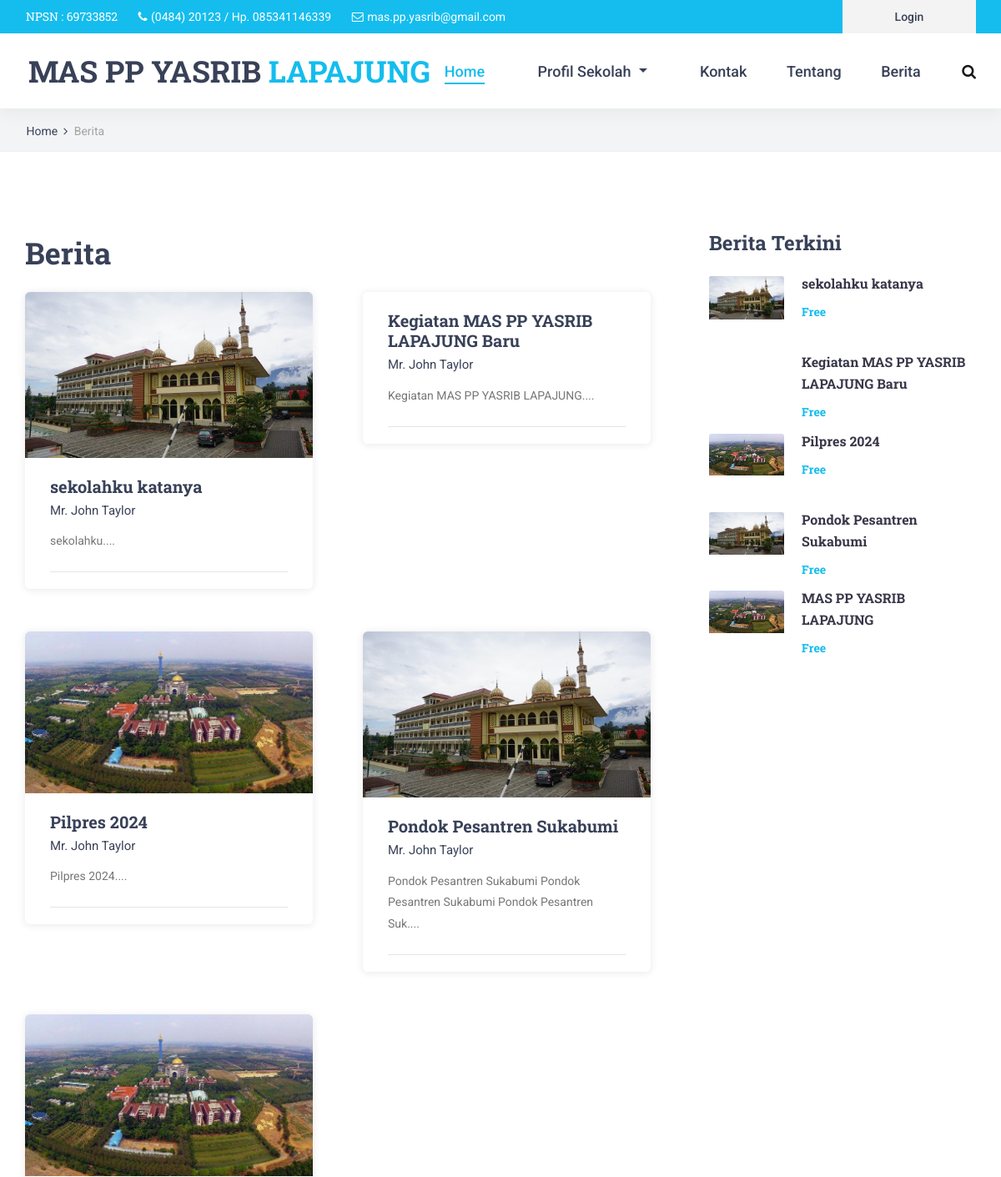
The page /index.php/home/berita (upper part) on the database as committed earlier.
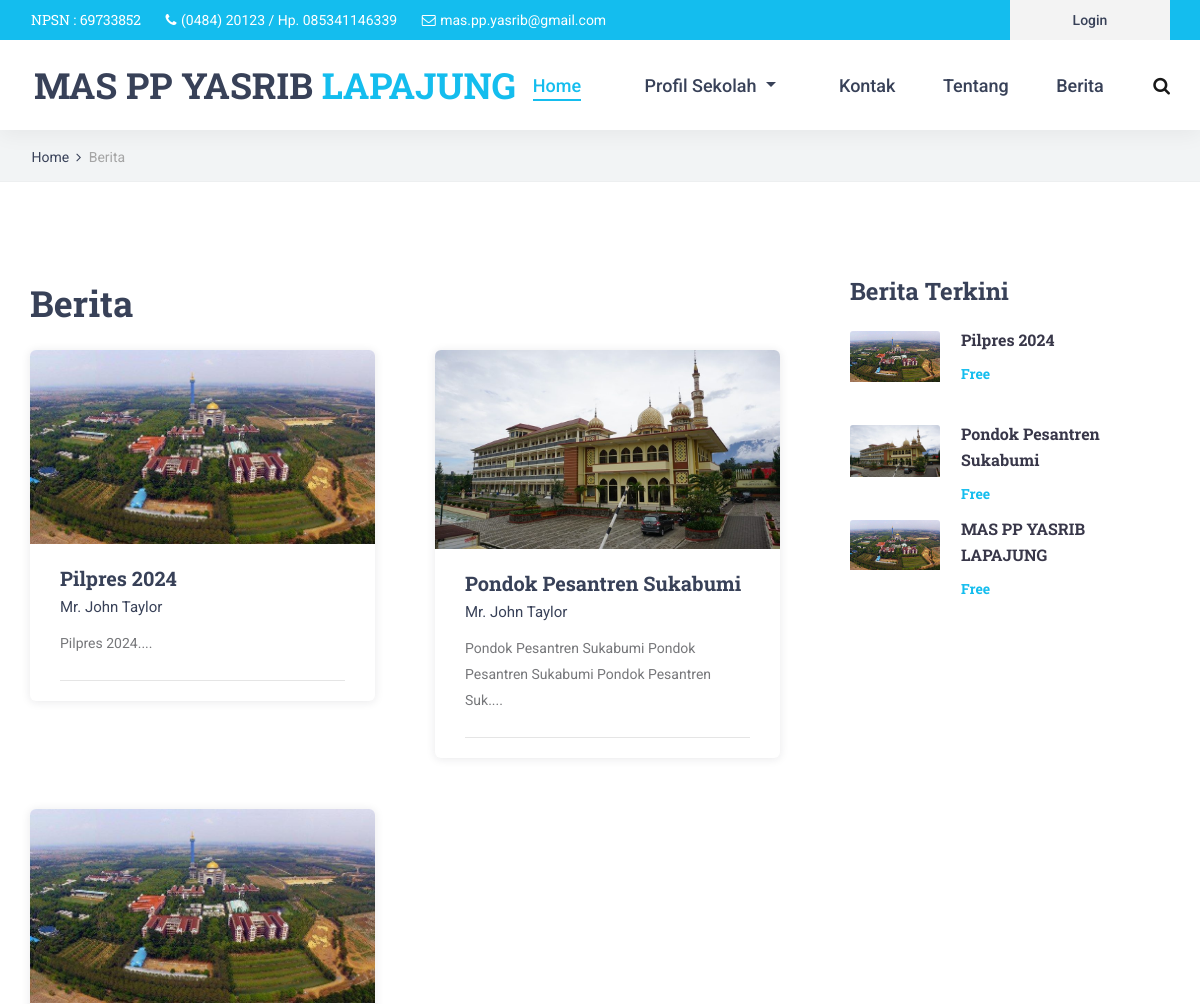
The same page on the database as committed later.
### tables this page shows
CREATE TABLE `tb_berita` (
  `id_berita` int(11) NOT NULL,
  `judul_berita` varchar(50) DEFAULT NULL,
  `slug_berita` varchar(11) DEFAULT NULL,
  `isi_berita` text DEFAULT NULL,
  `gambar_berita` varchar(50) DEFAULT NULL,
  `tgl_berita` timestamp NOT NULL DEFAULT current_timestamp(),
  `id_user` int(11) DEFAULT NULL
);

### application/views/layout/v_content.php (called while the page is built)
<?php
if ($isi) {
    $this->load->view($isi);
}

### application/views/layout/v_wrapper.php (called while the page is built, shortened)
<?php
require_once('v_head.php');
require_once('v_header.php');
require_once('v_content.php');
require_once('v_footer.php');

### application/controllers/Home.php (called while the page is built, shortened)
<?php
class Home extends CI_Controller {
	public function __construct()
    {
        $this->load->model('M_guru');
        $this->load->model('M_mapel');
		$this->load->model('M_home');
    }
	public function berita(){
		$this->load->library('pagination');
        $config['base_url'] = base_url('home/berita');
        $config['total_rows'] = count($this->M_home->total_berita());
		$config['per_page'] = 6;
		$config['uri_segmen'] = 3;
		$limit = $config['per_page'];
		$start = ($this->uri->segment(3)) ? ($this->uri->segment(3)) : 0;
		$config['first_link'] = 'First';
		$config['last_link'] = 'Last';
		$config['next_link'] = 'Next';
		$config['prev_link'] = 'Prev';
		$config['prev_link'] = 'Prev';
		$config['full_tag_open'] = '<div class="pagination_container d-flex flex-row align-items-center justify-content-start text-center"><ul class="pagination_list">';
		$config['num_tag_open'] = '<li>';
		$config['num_tag_open'] = '</li>';
		$config['cur_tag_open'] = '<li class="active"><a>';
		$config['cur_tag_close'] = '</a>';
		$config['next_tag_open'] = '<li>';
		$config['next_tag_close'] = '</li>';
		$config['preview_tag_open'] = '<li>';
		$config['preview_tag_close'] = '</li>';
		$config['first_tag_open'] = '<li>';
		$config['first_tag_close'] = '</li>';
		$config['last_tag_open'] = '<li>';
		$config['last_tag_close'] = '</li>';
		$config['last_tag_close'] = '</li>';
		$config['full_tag_close'] = '</ul></div>';
		$this->pagination->initialize($config);
		$data = array(
			'paginasi' => $this->pagination->create_links(),
			'latest_berita' =>$this->M_home->latest_berita(),
			'berita' => $this->M_home->berita($limit,$start),
			'title' => 'Berita',
			'isi' => 'v_berita'
		);
		$this->load->view('layout/v_wrapper', $data, FALSE);
	}
}

### index.php (called while the page is built, shortened)
<?php
require_once BASEPATH.'core/CodeIgniter.php';

### application/models/m_home.php (called while the page is built, shortened)
<?php
class M_home extends CI_Model{
    public function berita($limit, $start)
    {
        $this->db->select('*');
        $this->db->from('tb_berita');
        $this->db->join('tb_user','tb_user.id_user = tb_berita.id_user', 'left');
        $this->db->order_by('id_berita', 'desc');
        $this->db->limit($limit,$start);
        return $this->db->get()->result();
    }
    public function total_berita()
    {
        $this->db->select('*');
        $this->db->from('tb_berita');
        $this->db->join('tb_user','tb_user.id_user = tb_berita.id_user', 'left');
        $this->db->order_by('id_berita', 'desc');
        return $this->db->get()->result();
    }
    public function latest_berita(){
        $this->db->select('*');
        $this->db->from('tb_berita');
        $this->db->join('tb_user','tb_user.id_user = tb_berita.id_user', 'left');
        $this->db->order_by('id_berita', 'desc');
        $this->db->limit(10);
        return $this->db->get()->result();
    }
}

### application/config/config.php (called while the page is built, shortened)
<?php
$config['base_url'] = 'http://localhost/web-sekolah/';
$config['index_page'] = '';
$config['uri_protocol']	= 'REQUEST_URI';
$config['url_suffix'] = '';
$config['language']	= 'english';
$config['charset'] = 'UTF-8';
$config['enable_hooks'] = FALSE;
$config['subclass_prefix'] = 'MY_';
$config['composer_autoload'] = FALSE;
$config['permitted_uri_chars'] = 'a-z 0-9~%.:_\-';
$config['enable_query_strings'] = FALSE;
$config['controller_trigger'] = 'c';
$config['function_trigger'] = 'm';
$config['directory_trigger'] = 'd';
$config['allow_get_array'] = TRUE;
$config['log_threshold'] = 0;
$config['log_path'] = '';
$config['log_file_extension'] = '';
$config['log_file_permissions'] = 0644;
$config['log_date_format'] = 'Y-m-d H:i:s';
$config['error_views_path'] = '';
$config['cache_path'] = '';
$config['cache_query_string'] = FALSE;
$config['encryption_key'] = '';
$config['sess_driver'] = 'files';
$config['sess_cookie_name'] = 'ci_session';
$config['sess_samesite'] = 'Lax';
$config['sess_expiration'] = 7200;
$config['sess_save_path'] = NULL;
$config['sess_match_ip'] = FALSE;
$config['sess_time_to_update'] = 300;
$config['sess_regenerate_destroy'] = FALSE;
$config['cookie_prefix']	= '';
$config['cookie_domain']	= '';
$config['cookie_path']		= '/';
$config['cookie_secure']	= FALSE;
$config['cookie_httponly'] 	= FALSE;
$config['cookie_samesite'] 	= 'Lax';
$config['standardize_newlines'] = FALSE;
$config['global_xss_filtering'] = FALSE;
$config['csrf_protection'] = FALSE;
$config['csrf_token_name'] = 'csrf_test_name';
$config['csrf_cookie_name'] = 'csrf_cookie_name';
$config['csrf_expire'] = 7200;
$config['csrf_regenerate'] = TRUE;
$config['csrf_exclude_uris'] = array();
$config['compress_output'] = FALSE;
$config['time_reference'] = 'local';
$config['rewrite_short_tags'] = FALSE;
$config['proxy_ips'] = '';

### application/views/v_berita.php (the view, shortened to what the changed rows need)
<div class="courses">
	<div class="container">
		<div class="row">
			<div class="col-lg-8">
                           <h2>Berita</h2>
				<div class="courses_container">
					<div class="row courses_row">
						<?php foreach ($berita as $key => $value) {?>
						<div class="col-lg-6 course_col">
							<div class="course">
								<div class="course_image"><img src="<?= base_url('gambar_berita/'). $value->gambar_berita; ?>" alt=""></div>
								<div class="course_body">
									<h3 class="course_title"><a href="<?= base_url('/home/detail_berita/'.$value->slug_berita); ?>"><?= $value->judul_berita; ?></a></h3>
									<div class="course_teacher">Mr. John Taylor</div>
									<div class="course_text">
										<p><?= substr(strip_tags($value->isi_berita),0,72); ?>....</p>
									</div>
								</div>
								<div class="course_footer">
									<div class="course_footer_content d-flex flex-row align-items-center justify-content-start">
									</div>
								</div>
							</div>
						</div>
						<?php } ?>
					</div>
				</div>
			</div>
			<div class="col-lg-4">
				<div class="sidebar">
					<div class="sidebar_section">
						<div class="sidebar_latest">
								<?php foreach ($latest_berita as $key => $value) { ?>
							<div class="latest d-flex flex-row align-items-start justify-content-start">
								<div class="latest_image"><div><img src="<?= base_url('gambar_berita/').$value->gambar_berita; ?>" alt=""></div></div>
								<div class="latest_content">
									<div class="latest_title"><a href="<?= base_url('home/detail_berita/').$value->slug_berita; ?>"><?= $value->judul_berita; ?></a></div>
									<div class="latest_price">Free</div>
								</div>
							</div>
						     <?php } ?>
						</div>
					</div>
				</div>
			</div>
		</div>
	</div>
</div>
			</div>

Rows that differ between the two databases and show on the page:
removed tb_berita: gambar_berita (picture), judul_berita "sekolahku katanya", isi_berita "sekolahku"
removed tb_berita: judul_berita "Kegiatan MAS PP YASRIB LAPAJUNG Baru", isi_berita "Kegiatan MAS PP YASRIB LAPAJUNG"
